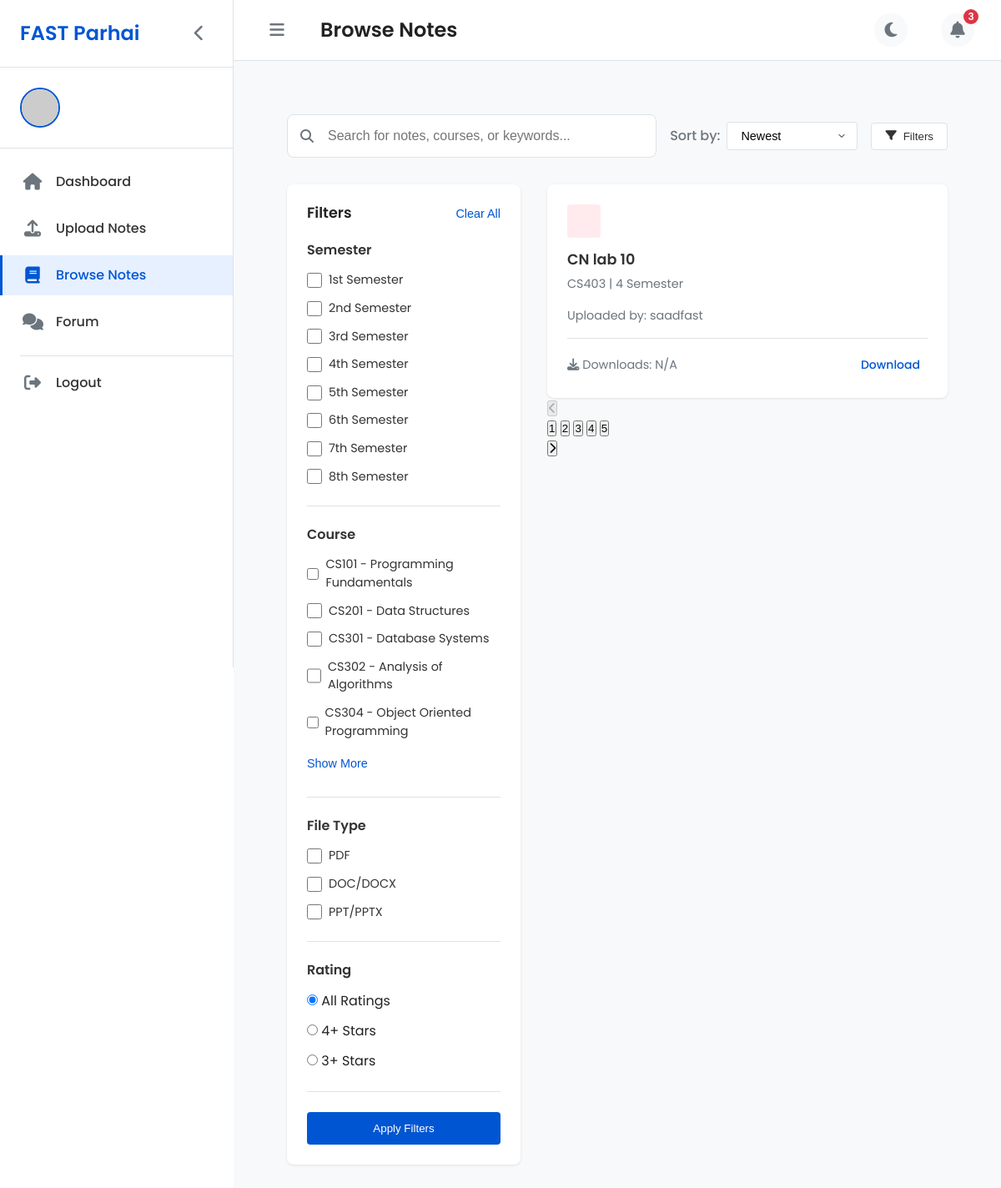
The page /browse-notes on the database as committed earlier.
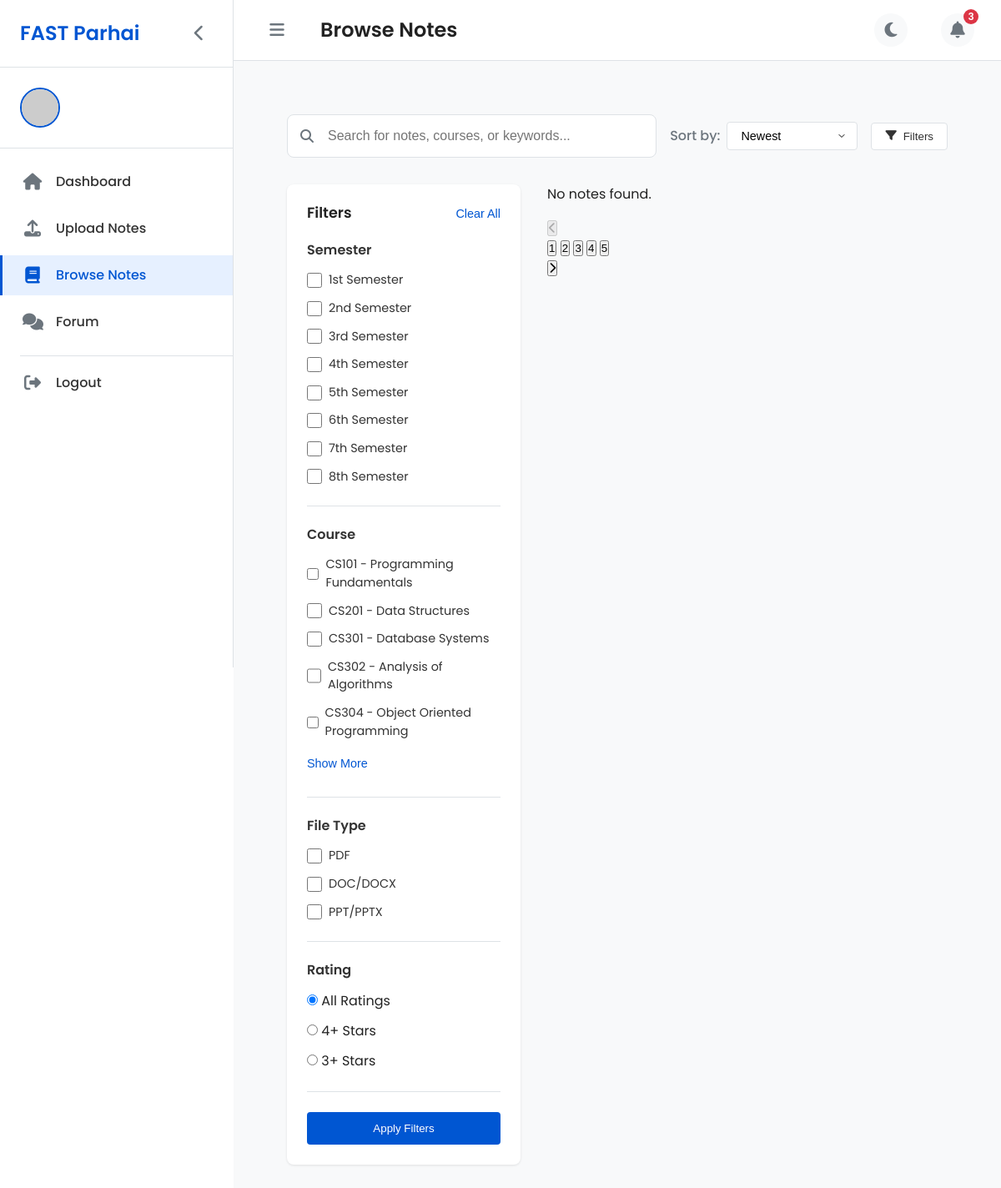
The same page on the database as committed later.
### app.py (models this page shows)
class Note(db.Model):
    id = db.Column(db.Integer, primary_key=True)
    title = db.Column(db.String(200), nullable=False)
    course = db.Column(db.String(100), nullable=False)
    semester = db.Column(db.String(20), nullable=False)
    filename = db.Column(db.String(200), nullable=False)
    uploader_id = db.Column(db.Integer, db.ForeignKey('user.id'), nullable=False)

class User(UserMixin, db.Model):
    id = db.Column(db.Integer, primary_key=True)
    username = db.Column(db.String(150), unique=True, nullable=False)
    email = db.Column(db.String(150), unique=True, nullable=False)
    password = db.Column(db.String(256), nullable=False)
    is_admin = db.Column(db.Boolean, default=False)
    profile_pic = db.Column(db.String(200), nullable=True)
    notes = db.relationship('Note', backref='uploader', lazy=True)

### app.py (the view)
@app.route('/browse-notes')
def browse_notes():
    semesters = ['1', '2', '3', '4', '5', '6', '7', '8']
    courses = ['CS101', 'CS102', 'CS201', 'CS202']
    notes = Note.query.all()
    page = int(request.args.get('page', 1))
    has_next = False  # Add real pagination if needed
    return render_template('browse-notes.html', notes=notes, semesters=semesters, courses=courses, page=page, has_next=has_next)

### templates/browse-notes.html (shortened to what this page needs)
<!DOCTYPE html>
<html lang="en">
<head>
    <link rel="stylesheet" href="{{ url_for('static', filename='css/style.css') }}">
    <link rel="stylesheet" href="{{ url_for('static', filename='css/dashboard.css') }}">
    <link rel="stylesheet" href="{{ url_for('static', filename='css/browse.css') }}">
    <link rel="stylesheet" href="https://cdnjs.cloudflare.com/ajax/libs/font-awesome/6.4.0/css/all.min.css">
</head>
<body>
    <div class="dashboard-container">
        <aside class="sidebar">
            <div class="sidebar-header">
                <h2>FAST Parhai</h2>
                <button id="sidebarToggle" class="sidebar-toggle" title="Toggle Sidebar">
                    <i class="fas fa-chevron-left"></i>
                </button>
            </div>
            <div class="sidebar-user">
                <div class="user-avatar">
                    <img src="{% if current_user.profile_pic %}{{ url_for('uploaded_file', filename=current_user.profile_pic) }}{% else %}https://via.placeholder.com/80{% endif %}" alt="User Avatar" id="sidebar-avatar">
                </div>
                <div class="user-info">
                </div>
            </div>
            <nav class="sidebar-nav">
                <ul>
                    <li>
                        <a href="{{ url_for('dashboard') }}">
                            <i class="fas fa-home"></i>
                            <span>Dashboard</span>
                        </a>
                    </li>
                    <li>
                        <a href="{{ url_for('upload_notes') }}">
                            <i class="fas fa-upload"></i>
                            <span>Upload Notes</span>
                        </a>
                    </li>
                    <li class="active">
                        <a href="{{ url_for('browse_notes') }}">
                            <i class="fas fa-book"></i>
                            <span>Browse Notes</span>
                        </a>
                    </li>
                    <li>
                        <a href="{{ url_for('forum') }}">
                            <i class="fas fa-comments"></i>
                            <span>Forum</span>
                        </a>
                    </li>
                    <li class="sidebar-divider"></li>
                    <li>
                        <a href="{{ url_for('logout') }}" id="logoutBtn">
                            <i class="fas fa-sign-out-alt"></i>
                            <span>Logout</span>
                        </a>
                    </li>
                </ul>
            </nav>
        </aside>
        <main class="main-content">
            <header class="content-header">
                <div class="header-left">
                    <button id="headerToggle" class="header-toggle" title="Toggle Sidebar">
                        <i class="fas fa-bars"></i>
                    </button>
                    <h1>Browse Notes</h1>
                </div>
                <div class="header-right">
                    <div class="theme-toggle">
                        <i class="fas fa-moon"></i>
                    </div>
                    <div class="notifications">
                        <i class="fas fa-bell"></i>
                        <span class="notification-badge">3</span>
                    </div>
                </div>
            </header>
            <div class="dashboard-content">
                <div class="browse-container">
                    <div class="browse-header">
                        <div class="search-input">
                            <i class="fas fa-search"></i>
                            <input type="text" placeholder="Search for notes, courses, or keywords...">
                        </div>
                        <div class="browse-actions">
                            <div class="sort-by">
                                <label for="sort-by">Sort by:</label>
                                <select id="sort-by">
                                    <option value="newest">Newest</option>
                                </select>
                            </div>
                            <button id="filter-toggle" class="filter-toggle-btn">
                                <i class="fas fa-filter"></i>
                                <span>Filters</span>
                            </button>
                        </div>
                    </div>
                    <div class="browse-content">
                        <aside class="filters-section">
                            <div class="filters-header">
                                <h3>Filters</h3>
                                <button id="clear-filters" class="clear-filters-btn">Clear All</button>
                            </div>
                            <div class="filter-group">
                                <h4>Semester</h4>
                                <div class="filter-options">
                                    <div class="filter-checkbox">
                                        <input type="checkbox" id="sem1" name="semester" value="1">
                                        <label for="sem1">1st Semester</label>
                                    </div>
                                    <div class="filter-checkbox">
                                        <input type="checkbox" id="sem2" name="semester" value="2">
                                        <label for="sem2">2nd Semester</label>
                                    </div>
                                    <div class="filter-checkbox">
                                        <input type="checkbox" id="sem3" name="semester" value="3">
                                        <label for="sem3">3rd Semester</label>
                                    </div>
                                    <div class="filter-checkbox">
                                        <input type="checkbox" id="sem4" name="semester" value="4">
                                        <label for="sem4">4th Semester</label>
                                    </div>
                                    <div class="filter-checkbox">
                                        <input type="checkbox" id="sem5" name="semester" value="5">
                                        <label for="sem5">5th Semester</label>
                                    </div>
                                    <div class="filter-checkbox">
                                        <input type="checkbox" id="sem6" name="semester" value="6">
                                        <label for="sem6">6th Semester</label>
                                    </div>
                                    <div class="filter-checkbox">
                                        <input type="checkbox" id="sem7" name="semester" value="7">
                                        <label for="sem7">7th Semester</label>
                                    </div>
                                    <div class="filter-checkbox">
                                        <input type="checkbox" id="sem8" name="semester" value="8">
                                        <label for="sem8">8th Semester</label>
                                    </div>
                                </div>
                            </div>
                            <div class="filter-group">
                                <h4>Course</h4>
                                <div class="filter-options">
                                    <div class="filter-checkbox">
                                        <input type="checkbox" id="cs101" name="course" value="CS101">
                                        <label for="cs101">CS101 - Programming Fundamentals</label>
                                    </div>
                                    <div class="filter-checkbox">
                                        <input type="checkbox" id="cs201" name="course" value="CS201">
                                        <label for="cs201">CS201 - Data Structures</label>
                                    </div>
                                    <div class="filter-checkbox">
                                        <input type="checkbox" id="cs301" name="course" value="CS301">
                                        <label for="cs301">CS301 - Database Systems</label>
                                    </div>
                                    <div class="filter-checkbox">
                                        <input type="checkbox" id="cs302" name="course" value="CS302">
                                        <label for="cs302">CS302 - Analysis of Algorithms</label>
                                    </div>
                                    <div class="filter-checkbox">
                                        <input type="checkbox" id="cs304" name="course" value="CS304">
                                        <label for="cs304">CS304 - Object Oriented Programming</label>
                                    </div>
                                    <button id="show-more-courses" class="show-more-btn">Show More</button>
                                </div>
                            </div>
                            <div class="filter-group">
                                <h4>File Type</h4>
                                <div class="filter-options">
                                    <div class="filter-checkbox">
                                        <input type="checkbox" id="pdf" name="filetype" value="pdf">
                                        <label for="pdf">PDF</label>
                                    </div>
                                    <div class="filter-checkbox">
                                        <input type="checkbox" id="doc" name="filetype" value="doc">
                                        <label for="doc">DOC/DOCX</label>
                                    </div>
                                    <div class="filter-checkbox">
                                        <input type="checkbox" id="ppt" name="filetype" value="ppt">
                                        <label for="ppt">PPT/PPTX</label>
                                    </div>
                                </div>
                            </div>
                            <div class="filter-group">
                                <h4>Rating</h4>
                                <div class="filter-options">
                                    <div class="filter-radio">
                                        <input type="radio" id="rating-all" name="rating" value="all" checked>
                                        <label for="rating-all">All Ratings</label>
                                    </div>
                                    <div class="filter-radio">
                                        <input type="radio" id="rating-4plus" name="rating" value="4plus">
                                        <label for="rating-4plus">4+ Stars</label>
                                    </div>
                                    <div class="filter-radio">
                                        <input type="radio" id="rating-3plus" name="rating" value="3plus">
                                        <label for="rating-3plus">3+ Stars</label>
                                    </div>
                                </div>
                            </div>
                            <button class="apply-filters-btn">Apply Filters</button>
                        </aside>
                        <div class="notes-section">
                            <div class="notes-grid">
                                {% for note in notes %}
                                <div class="note-card" data-semester="{{ note.semester }}" data-course="{{ note.course }}">
                                    <div class="note-header">
                                        <div class="note-type pdf">
                                        </div>
                                    </div>
                                    <div class="note-body">
                                        <h3>{{ note.title }}</h3>
                                        <p class="note-meta">{{ note.course }} | {{ note.semester }} Semester</p>
                                        <p class="note-meta">Uploaded by: {{ note.uploader.username if note.uploader else 'Unknown' }}</p>
                                    </div>
                                    <div class="note-footer">
                                        <div class="note-downloads">
                                            <i class="fas fa-download"></i>
                                            <span>Downloads: N/A</span>
                                        </div>
                                        <a href="{{ url_for('uploaded_file', filename=note.filename) }}" class="btn btn-sm" target="_blank">Download</a>
                                    </div>
                                </div>
                                {% else %}
                                <p>No notes found.</p>
                                {% endfor %}
                            </div>
                            <div class="pagination">
                                <button class="pagination-btn prev" disabled>
                                    <i class="fas fa-chevron-left"></i>
                                </button>
                                <div class="pagination-numbers">
                                    <button class="pagination-number active">1</button>
                                    <button class="pagination-number">2</button>
                                    <button class="pagination-number">3</button>
                                    <button class="pagination-number">4</button>
                                    <button class="pagination-number">5</button>
                                </div>
                                <button class="pagination-btn next">
                                    <i class="fas fa-chevron-right"></i>
                                </button>
                            </div>
                        </div>
                    </div>
                </div>
            </div>
        </main>
    </div>
</body>
</html>

Rows that differ between the two databases and show on the page:
removed Note: title "CN lab 10", course "CS403", semester "4", uploader "saadfast"
Other text that changed with them:
text now shown: "No notes found."
